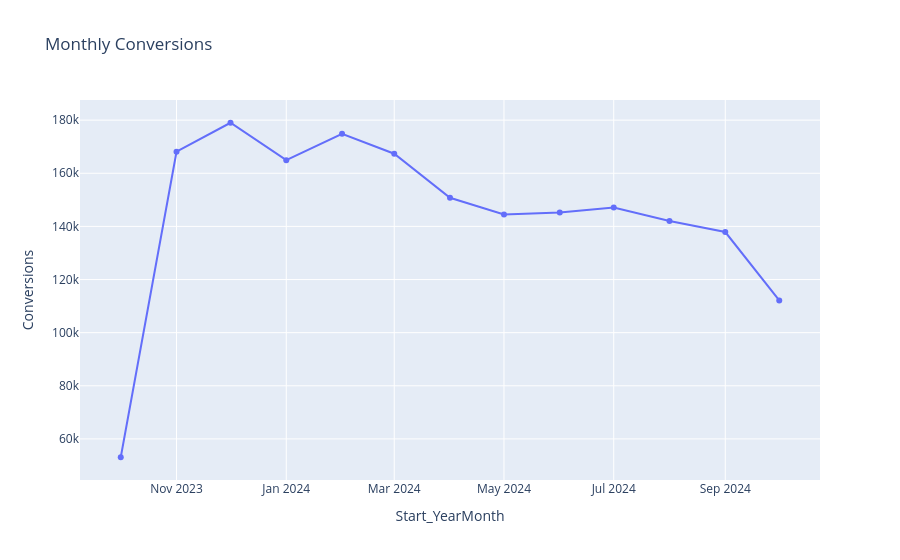

Write notebook code for a chart like this one.
### Markdown cell above
### Conversion Trend

### Code cell
fig_mconv.show()

### Figure 1 — Plotly figure (JSON) as saved in the notebook; plotly's stock layout.template omitted (floating-point values rounded to 4 significant figures)
{"data": [{"hovertemplate": "Start_YearMonth=%{x}<br>Conversions=%{y}<extra></extra>", "legendgroup": "", "line": {"color": "#636efa", "dash": "solid"}, "marker": {"symbol": "circle"}, "mode": "lines+markers", "name": "", "orientation": "v", "showlegend": false, "type": "scatter", "x": ["2023-10", "2023-11", "2023-12", "2024-01", "2024-02", "2024-03", "2024-04", "2024-05", "2024-06", "2024-07", "2024-08", "2024-09", "2024-10"], "xaxis": "x", "y": [53100.0, 168100.0, 179000.0, 164900.0, 174800.0, 167400.0, 150800.0, 144500.0, 145200.0, 147100.0, 142000.0, 137900.0, 112100.0], "yaxis": "y"}], "layout": {"legend": {"tracegroupgap": 0}, "title": {"text": "Monthly Conversions"}, "xaxis": {"anchor": "y", "domain": [0, 1], "title": {"text": "Start_YearMonth"}}, "yaxis": {"anchor": "x", "domain": [0, 1], "title": {"text": "Conversions"}}}}
